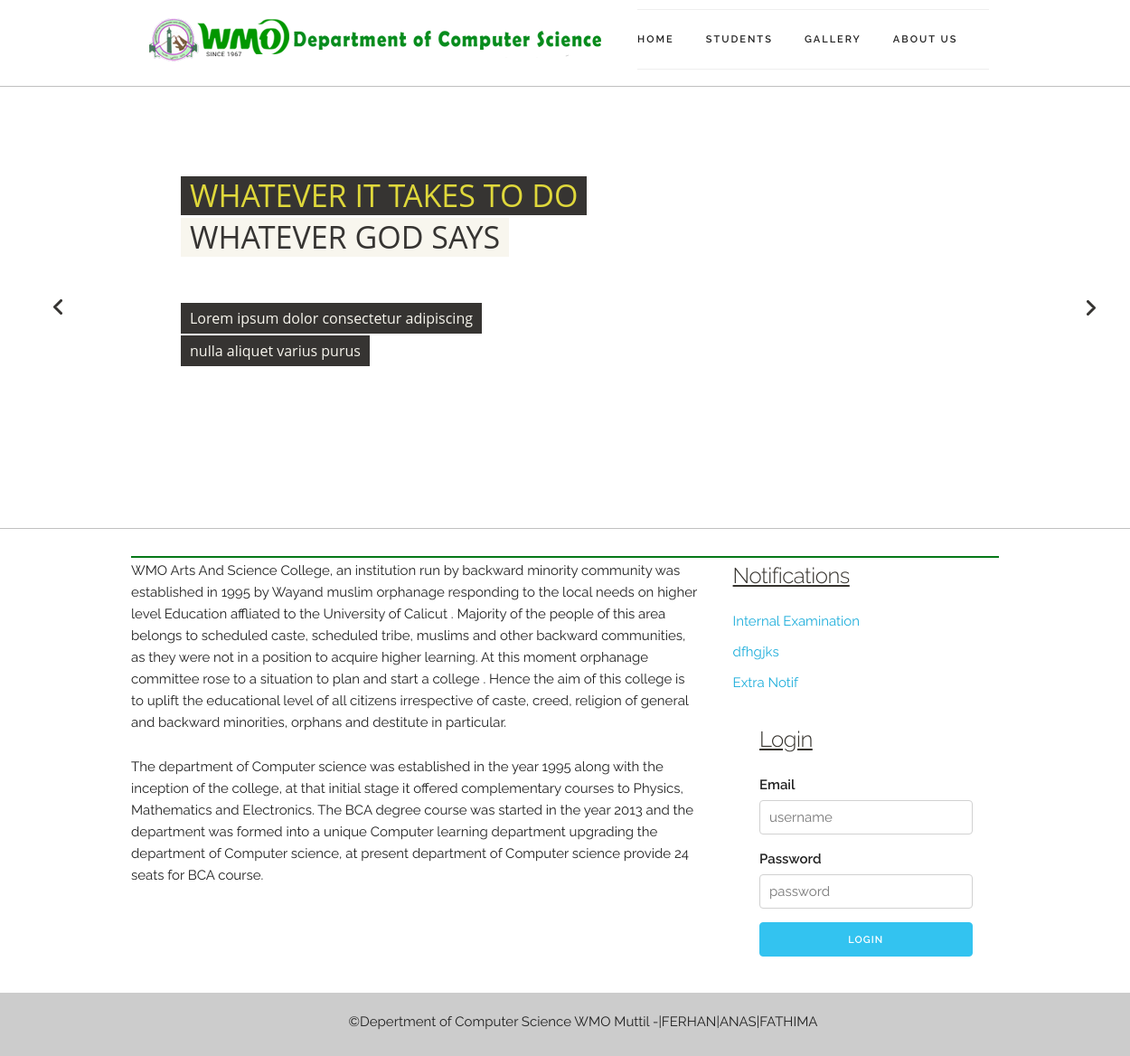
The page / on the database its author committed.
### tables this page shows
CREATE TABLE IF NOT EXISTS `notifications` (
`id` int(11) NOT NULL,
  `title` text NOT NULL,
  `details` text NOT NULL,
  `creation` date NOT NULL
);

### index.php (the view, shortened to what this page needs)
<?php require_once("/includes/dbconn.php");?>
<!DOCTYPE html>
<html lang="en">
<head>
<link rel="stylesheet" href="css/banner.css" media="screen" />
<link rel="stylesheet" href="css/settings.css" media="screen" />
<?php include_once "/includes/css.php";?>
</head>
<body>
<?php include_once("/includes/header.php");?>
  <div class="fullwidthbanner-container">
    <div class="fullwidthbanner">
      <ul>
        <li data-transition="fade" data-slotamount="7" data-thumb="images/thumbs/thumb2.jpg">
          <img src="images/slides/slide-2.jpg" alt="">
          <div class="caption lft big_yellow_dark_back"  data-x="20" data-y="100" data-speed="400" data-start="1300" data-easing="easeOutExpo">Whatever it takes to do</div>
          <div class="caption lft big_white_back"  data-x="20" data-y="146" data-speed="300" data-start="1550" data-easing="easeOutExpo">whatever God says</div>
          <div class="caption sfb medium_text"  data-x="20" data-y="240" data-speed="800" data-start="1800" data-easing="easeOutBack">Lorem ipsum dolor consectetur adipiscing</div>
          <div class="caption sfb medium_text"  data-x="20" data-y="276" data-speed="800" data-start="1800" data-easing="easeOutBack">nulla aliquet varius purus</div>
        </li>
      </ul>
    </div>
  </div>
  <div class="container">
<section id="middle">
    <div class="row line"></div>
    <div class="row">
        <div class="two-thirds column left">
            <p>WMO Arts And Science College, an institution run by backward minority community was established in 1995 by Wayand muslim orphanage responding to the local needs on higher level Education affliated to the University of Calicut . Majority of the people of this area belongs to scheduled caste, scheduled tribe, muslims and other backward communities, as they were not in a position to acquire higher learning. At this moment orphanage committee rose to a situation to plan and start a college . Hence the aim of this college is to uplift the educational level of all citizens irrespective of caste, creed, religion of general and backward minorities, orphans and destitute in particular.</p>
            <p>The department of Computer science was established in the year 1995 along with the inception of the college, at that initial stage it offered complementary courses to Physics, Mathematics and Electronics. The BCA degree course was started in the year 2013 and the department was formed into a unique Computer learning department upgrading the department of Computer science, at present department of Computer science provide 24 seats for BCA course.</p>
        </div>
        <div class="one-third column right">
        <h5><u>Notifications</u></h5>
          <ul class="notifications scroll">
            <marquee  direction="down" scrollamount="3">
              <?php
                $sql = "SELECT * FROM notifications";
                if($result = mysqli_query($conn, $sql)){
                  if(mysqli_num_rows($result) > 0){
                    while($row = mysqli_fetch_array($result)){
                        $id=$row['id'];
                        $title=$row['title'];
                         echo "<li><a href=\"notifications.php?id=$id\">" . $title . "</a></li>";
                    }
                  } else{
                 echo "No New Notifications";
                    }
                } else{
                  echo "ERROR: Could not able to execute $sql. " . mysqli_error($conn);
                }
              ?>
            </marquee>
</ul>
<div class="container">
            <h5><u>Login</u></h5>
            <div class="row loginform">
            <form class="loginform" method="post" action="auth.php">
              <div class="row">
                 <label for="username">Email</label>
                    <input class="u-full-width" type="text" placeholder="username" id="username" name="username">
              </div>
              <div class="row">
                  <label for="password">Password</label>
                    <input class="u-full-width" type="password" placeholder="password" id="password" name="password">
              </div>
               <input class="button-primary" type="submit" value="Login">
            </form>
            </div>
</div>
        </div>
    </div>
</section>
</div>
<?php include_once("includes/footer.php");?>

### css/settings.css (style rules this page uses)
.tp-simpleresponsive .caption { -ms-filter: "progid:DXImageTransform.Microsoft.Alpha(Opacity=0)"; filter: alpha(opacity=0); -moz-opacity: 0; -khtml-opacity: 0; opacity: 0; position:absolute; }
.caption.medium_text { position: absolute; padding: 5px 10px; color: #f8f6ee; font-weight: 400; background-color: #363432; font-size: 16px; font-family: 'Open Sans', Arial; line-height: 1.5 !important; }
.big_yellow_dark_back { position: absolute; padding: 0 10px; background-color: #363432; color: #dfd83b; font-size: 34px; font-family: 'Open Sans', Arial; text-transform: uppercase; line-height: 1.25 !important; }
.big_white_back { position: absolute; padding: 0 10px; background-color: #f8f6ee; color: #363432; font-size: 34px; font-family: 'Open Sans', Arial; text-transform: uppercase; line-height: 1.25 !important; }
.fullwidthbanner-container { max-height: 490px !important; overflow: hidden; padding: 0; position: relative; width: 100% !important; }
.tp-simpleresponsive img { -moz-user-select: none; -khtml-user-select: none; -webkit-user-select: none; -o-user-select: none; }
.tp-simpleresponsive ul { list-style:none; padding:0; margin:0; }
.tp-simpleresponsive >ul li { list-stye:none; position:absolute; visibility:hidden; }

### css/skeleton.css (style rules this page uses)
.container { position: relative; width: 100%; max-width: 960px; margin: 0 auto; padding: 0 20px; box-sizing: border-box; }
.column, .columns { width: 100%; float: left; box-sizing: border-box; }
#middle { margin-top: 30px; }
@media (min-width: 400px) { .container { width: 85%; padding: 0; } }
@media (min-width: 550px) { .container { width: 80%; } }
@media (min-width: 550px) { .column, .columns { margin-left: 4%; } }
@media (min-width: 550px) { .column:first-child, .columns:first-child { margin-left: 0; } }
@media (min-width: 550px) { .one-third.column { width: 30.6666666667%; } }
@media (min-width: 550px) { .two-thirds.column { width: 65.3333333333%; } }
html { font-size: 62.5%; }
body { font-size: 1.5em; line-height: 1.6; font-weight: 400; font-family: "Raleway", "HelveticaNeue", "Helvetica Neue", Helvetica, Arial, sans-serif; color: #222; }
h1, h2, h3, h4, h5, h6 { margin-top: 0; margin-bottom: 2rem; font-weight: 300; }
h5 { font-size: 1.8rem; line-height: 1.5; letter-spacing: -.05rem; }
@media (min-width: 550px) { h5 { font-size: 2.4rem; } }
p { margin-top: 0; }
a { color: #1EAEDB; }
.button, button, input[type="submit"], input[type="reset"], input[type="button"] { display: inline-block; height: 38px; padding: 0 30px; color: #555; text-align: center; font-size: 11px; font-weight: 600; line-height: 38px; letter-spacing: .1rem; text-transform: uppercase; text-decoration: none; white-space: nowrap; background-color: transparent; border-radius: 4px; border: 1px solid #bbb; cursor: pointer; box-sizing: border-box; }
.button.button-primary, button.button-primary, input[type="submit"].button-primary, input[type="reset"].button-primary, input[type="button"].button-primary { color: #FFF; background-color: #33C3F0; border-color: #33C3F0; }
input[type="email"], input[type="date"], input[type="number"], input[type="search"], input[type="text"], input[type="tel"], input[type="url"], input[type="password"], textarea, select { height: 38px; padding: 6px 10px; background-color: #fff; border: 1px solid #D1D1D1; border-radius: 4px; box-shadow: none; box-sizing: border-box; }
input[type="email"], input[type="number"], input[type="search"], input[type="text"], input[type="tel"], input[type="url"], input[type="password"], textarea { -webkit-appearance: none; -moz-appearance: none; appearance: none; }
label, legend { display: block; margin-bottom: .5rem; font-weight: 600; }
ul { list-style: circle inside; }
ol, ul { padding-left: 0; margin-top: 0; }
li { margin-bottom: 1rem; }
input, textarea, select, fieldset { margin-bottom: 1.5rem; }
pre, blockquote, dl, figure, table, p, ul, ol, form { margin-bottom: 2.5rem; }
.u-full-width { width: 100%; box-sizing: border-box; }
.container:after, .row:after, .u-cf { content: ""; display: table; clear: both; }

### css/default.css (style rules this page uses)
.line { width: 100%; height: 2px; background-color: #067818; margin:2px auto; }
.notifications a { text-decoration: none; }
.scroll { height:100px; overflow: hidden; }

### rows shown on the page
notifications: title "Internal Examination"
notifications: title "dfhgjks"
notifications: title "Extra Notif"
